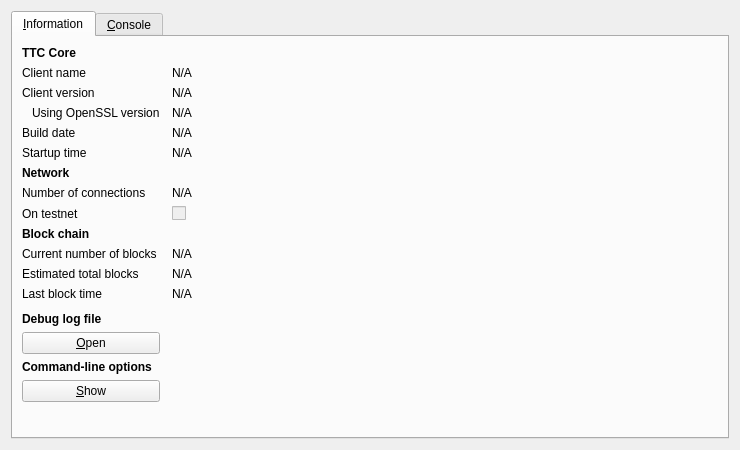
<?xml version="1.0" encoding="UTF-8"?>
<ui version="4.0">
 <class>RPCConsole</class>
 <widget class="QDialog" name="RPCConsole">
  <property name="geometry">
   <rect>
    <x>0</x>
    <y>0</y>
    <width>740</width>
    <height>450</height>
   </rect>
  </property>
  <property name="windowTitle">
   <string>Bitcoin - Debug window</string>
  </property>
  <layout class="QVBoxLayout" name="verticalLayout_2">
   <item>
    <widget class="QTabWidget" name="tabWidget">
     <property name="currentIndex">
      <number>0</number>
     </property>
     <widget class="QWidget" name="tab_info">
      <attribute name="title">
       <string>&amp;Information</string>
      </attribute>
      <layout class="QGridLayout" name="gridLayout" columnstretch="0,1">
       <property name="horizontalSpacing">
        <number>12</number>
       </property>
       <item row="0" column="0">
        <widget class="QLabel" name="label_9">
         <property name="font">
          <font>
           <weight>75</weight>
           <bold>true</bold>
          </font>
         </property>
         <property name="text">
          <string>TTC Core</string>
         </property>
        </widget>
       </item>
       <item row="1" column="0">
        <widget class="QLabel" name="label_5">
         <property name="text">
          <string>Client name</string>
         </property>
        </widget>
       </item>
       <item row="1" column="1">
        <widget class="QLabel" name="clientName">
         <property name="cursor">
          <cursorShape>IBeamCursor</cursorShape>
         </property>
         <property name="text">
          <string>N/A</string>
         </property>
         <property name="textFormat">
          <enum>Qt::PlainText</enum>
         </property>
         <property name="textInteractionFlags">
          <set>Qt::LinksAccessibleByMouse|Qt::TextSelectableByKeyboard|Qt::TextSelectableByMouse</set>
         </property>
        </widget>
       </item>
       <item row="2" column="0">
        <widget class="QLabel" name="label_6">
         <property name="text">
          <string>Client version</string>
         </property>
        </widget>
       </item>
       <item row="2" column="1">
        <widget class="QLabel" name="clientVersion">
         <property name="cursor">
          <cursorShape>IBeamCursor</cursorShape>
         </property>
         <property name="text">
          <string>N/A</string>
         </property>
         <property name="textFormat">
          <enum>Qt::PlainText</enum>
         </property>
         <property name="textInteractionFlags">
          <set>Qt::LinksAccessibleByMouse|Qt::TextSelectableByKeyboard|Qt::TextSelectableByMouse</set>
         </property>
        </widget>
       </item>
       <item row="3" column="0">
        <widget class="QLabel" name="label_14">
         <property name="text">
          <string>Using OpenSSL version</string>
         </property>
         <property name="indent">
          <number>10</number>
         </property>
        </widget>
       </item>
       <item row="3" column="1">
        <widget class="QLabel" name="openSSLVersion">
         <property name="cursor">
          <cursorShape>IBeamCursor</cursorShape>
         </property>
         <property name="text">
          <string>N/A</string>
         </property>
         <property name="textFormat">
          <enum>Qt::PlainText</enum>
         </property>
         <property name="textInteractionFlags">
          <set>Qt::LinksAccessibleByMouse|Qt::TextSelectableByKeyboard|Qt::TextSelectableByMouse</set>
         </property>
        </widget>
       </item>
       <item row="4" column="0">
        <widget class="QLabel" name="label_12">
         <property name="text">
          <string>Build date</string>
         </property>
        </widget>
       </item>
       <item row="4" column="1">
        <widget class="QLabel" name="buildDate">
         <property name="cursor">
          <cursorShape>IBeamCursor</cursorShape>
         </property>
         <property name="text">
          <string>N/A</string>
         </property>
         <property name="textFormat">
          <enum>Qt::PlainText</enum>
         </property>
         <property name="textInteractionFlags">
          <set>Qt::LinksAccessibleByMouse|Qt::TextSelectableByKeyboard|Qt::TextSelectableByMouse</set>
         </property>
        </widget>
       </item>
       <item row="5" column="0">
        <widget class="QLabel" name="label_13">
         <property name="text">
          <string>Startup time</string>
         </property>
        </widget>
       </item>
       <item row="5" column="1">
        <widget class="QLabel" name="startupTime">
         <property name="cursor">
          <cursorShape>IBeamCursor</cursorShape>
         </property>
         <property name="text">
          <string>N/A</string>
         </property>
         <property name="textFormat">
          <enum>Qt::PlainText</enum>
         </property>
         <property name="textInteractionFlags">
          <set>Qt::LinksAccessibleByMouse|Qt::TextSelectableByKeyboard|Qt::TextSelectableByMouse</set>
         </property>
        </widget>
       </item>
       <item row="6" column="0">
        <widget class="QLabel" name="label_11">
         <property name="font">
          <font>
           <weight>75</weight>
           <bold>true</bold>
          </font>
         </property>
         <property name="text">
          <string>Network</string>
         </property>
        </widget>
       </item>
       <item row="7" column="0">
        <widget class="QLabel" name="label_7">
         <property name="text">
          <string>Number of connections</string>
         </property>
        </widget>
       </item>
       <item row="7" column="1">
        <widget class="QLabel" name="numberOfConnections">
         <property name="cursor">
          <cursorShape>IBeamCursor</cursorShape>
         </property>
         <property name="text">
          <string>N/A</string>
         </property>
         <property name="textFormat">
          <enum>Qt::PlainText</enum>
         </property>
         <property name="textInteractionFlags">
          <set>Qt::LinksAccessibleByMouse|Qt::TextSelectableByKeyboard|Qt::TextSelectableByMouse</set>
         </property>
        </widget>
       </item>
       <item row="8" column="0">
        <widget class="QLabel" name="label_8">
         <property name="text">
          <string>On testnet</string>
         </property>
        </widget>
       </item>
       <item row="8" column="1">
        <widget class="QCheckBox" name="isTestNet">
         <property name="enabled">
          <bool>false</bool>
         </property>
         <property name="text">
          <string/>
         </property>
        </widget>
       </item>
       <item row="9" column="0">
        <widget class="QLabel" name="label_10">
         <property name="font">
          <font>
           <weight>75</weight>
           <bold>true</bold>
          </font>
         </property>
         <property name="text">
          <string>Block chain</string>
         </property>
        </widget>
       </item>
       <item row="10" column="0">
        <widget class="QLabel" name="label_3">
         <property name="text">
          <string>Current number of blocks</string>
         </property>
        </widget>
       </item>
       <item row="10" column="1">
        <widget class="QLabel" name="numberOfBlocks">
         <property name="cursor">
          <cursorShape>IBeamCursor</cursorShape>
         </property>
         <property name="text">
          <string>N/A</string>
         </property>
         <property name="textFormat">
          <enum>Qt::PlainText</enum>
         </property>
         <property name="textInteractionFlags">
          <set>Qt::LinksAccessibleByMouse|Qt::TextSelectableByKeyboard|Qt::TextSelectableByMouse</set>
         </property>
        </widget>
       </item>
       <item row="11" column="0">
        <widget class="QLabel" name="label_4">
         <property name="text">
          <string>Estimated total blocks</string>
         </property>
        </widget>
       </item>
       <item row="11" column="1">
        <widget class="QLabel" name="totalBlocks">
         <property name="cursor">
          <cursorShape>IBeamCursor</cursorShape>
         </property>
         <property name="text">
          <string>N/A</string>
         </property>
         <property name="textFormat">
          <enum>Qt::PlainText</enum>
         </property>
         <property name="textInteractionFlags">
          <set>Qt::LinksAccessibleByMouse|Qt::TextSelectableByKeyboard|Qt::TextSelectableByMouse</set>
         </property>
        </widget>
       </item>
       <item row="12" column="0">
        <widget class="QLabel" name="label_2">
         <property name="text">
          <string>Last block time</string>
         </property>
        </widget>
       </item>
       <item row="12" column="1">
        <widget class="QLabel" name="lastBlockTime">
         <property name="cursor">
          <cursorShape>IBeamCursor</cursorShape>
         </property>
         <property name="text">
          <string>N/A</string>
         </property>
         <property name="textFormat">
          <enum>Qt::PlainText</enum>
         </property>
         <property name="textInteractionFlags">
          <set>Qt::LinksAccessibleByMouse|Qt::TextSelectableByKeyboard|Qt::TextSelectableByMouse</set>
         </property>
        </widget>
       </item>
       <item row="13" column="0">
        <spacer name="verticalSpacer_2">
         <property name="orientation">
          <enum>Qt::Vertical</enum>
         </property>
         <property name="sizeHint" stdset="0">
          <size>
           <width>20</width>
           <height>20</height>
          </size>
         </property>
        </spacer>
       </item>
       <item row="14" column="0">
        <widget class="QLabel" name="labelDebugLogfile">
         <property name="font">
          <font>
           <weight>75</weight>
           <bold>true</bold>
          </font>
         </property>
         <property name="text">
          <string>Debug log file</string>
         </property>
        </widget>
       </item>
       <item row="15" column="0">
        <widget class="QPushButton" name="openDebugLogfileButton">
         <property name="toolTip">
          <string>Open the Bitcoin debug log file from the current data directory. This can take a few seconds for large log files.</string>
         </property>
         <property name="text">
          <string>&amp;Open</string>
         </property>
         <property name="autoDefault">
          <bool>false</bool>
         </property>
        </widget>
       </item>
       <item row="16" column="0">
        <widget class="QLabel" name="labelCLOptions">
         <property name="font">
          <font>
           <weight>75</weight>
           <bold>true</bold>
          </font>
         </property>
         <property name="text">
          <string>Command-line options</string>
         </property>
        </widget>
       </item>
       <item row="17" column="0">
        <widget class="QPushButton" name="showCLOptionsButton">
         <property name="toolTip">
          <string>Show the Bitcoin-Qt help message to get a list with possible Bitcoin command-line options.</string>
         </property>
         <property name="text">
          <string>&amp;Show</string>
         </property>
         <property name="autoDefault">
          <bool>false</bool>
         </property>
        </widget>
       </item>
       <item row="18" column="0">
        <spacer name="verticalSpacer">
         <property name="orientation">
          <enum>Qt::Vertical</enum>
         </property>
         <property name="sizeHint" stdset="0">
          <size>
           <width>20</width>
           <height>40</height>
          </size>
         </property>
        </spacer>
       </item>
      </layout>
     </widget>
     <widget class="QWidget" name="tab_console">
      <attribute name="title">
       <string>&amp;Console</string>
      </attribute>
      <layout class="QVBoxLayout" name="verticalLayout_3">
       <property name="spacing">
        <number>3</number>
       </property>
       <item>
        <widget class="QTextEdit" name="messagesWidget">
         <property name="minimumSize">
          <size>
           <width>0</width>
           <height>100</height>
          </size>
         </property>
         <property name="readOnly">
          <bool>true</bool>
         </property>
         <property name="tabKeyNavigation" stdset="0">
          <bool>false</bool>
         </property>
         <property name="columnCount" stdset="0">
          <number>2</number>
         </property>
        </widget>
       </item>
       <item>
        <layout class="QHBoxLayout" name="horizontalLayout">
         <property name="spacing">
          <number>3</number>
         </property>
         <item>
          <widget class="QLabel" name="label">
           <property name="text">
            <string notr="true">&gt;</string>
           </property>
          </widget>
         </item>
         <item>
          <widget class="QLineEdit" name="lineEdit"/>
         </item>
         <item>
          <widget class="QPushButton" name="clearButton">
           <property name="maximumSize">
            <size>
             <width>24</width>
             <height>24</height>
            </size>
           </property>
           <property name="toolTip">
            <string>Clear console</string>
           </property>
           <property name="text">
            <string/>
           </property>
           <property name="icon">
            <iconset resource="../bitcoin.qrc">
             <normaloff>:/icons/remove</normaloff>:/icons/remove</iconset>
           </property>
           <property name="shortcut">
            <string notr="true">Ctrl+L</string>
           </property>
           <property name="autoDefault">
            <bool>false</bool>
           </property>
          </widget>
         </item>
        </layout>
       </item>
      </layout>
     </widget>
    </widget>
   </item>
  </layout>
 </widget>
 <resources>
  <include location="../bitcoin.qrc"/>
 </resources>
 <connections/>
</ui>
